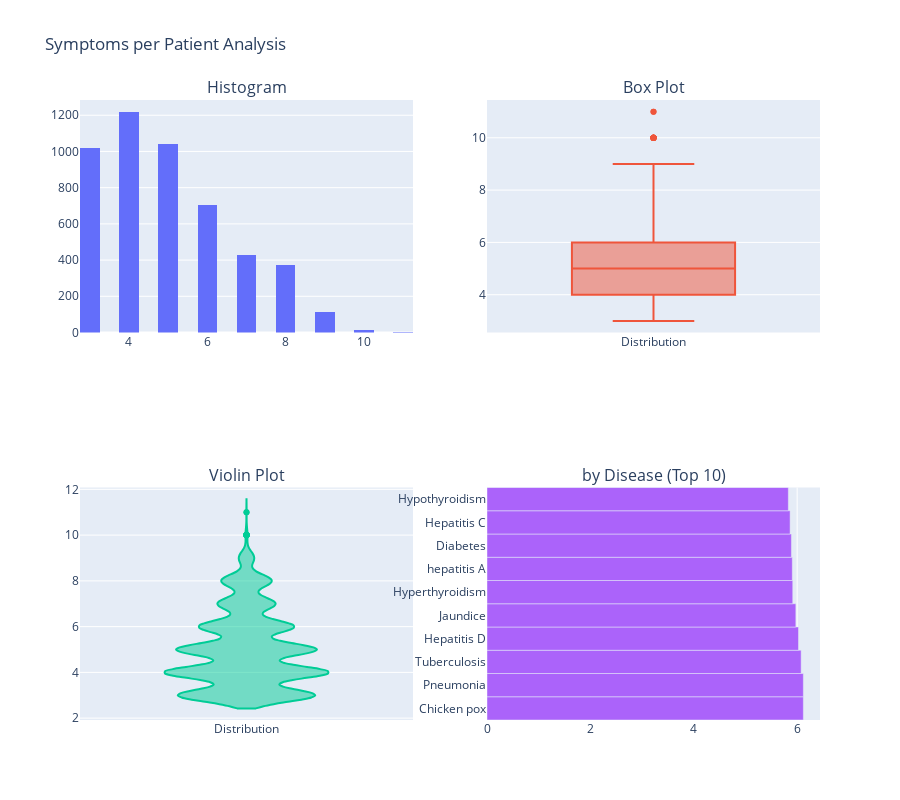

This figure's notebook cell:
### Code cell
# Visualize symptoms per patient distribution
fig = make_subplots(
    rows=2, cols=2,
    subplot_titles=['Histogram', 'Box Plot', 'Violin Plot', 'by Disease (Top 10)'],
    specs=[[{'type': 'histogram'}, {'type': 'box'}],
           [{'type': 'violin'}, {'type': 'bar'}]]
)

# Histogram
fig.add_trace(
    go.Histogram(x=symptoms_per_patient, name='Symptoms per Patient', nbinsx=20),
    row=1, col=1
)

# Box plot
fig.add_trace(
    go.Box(y=symptoms_per_patient, name='Distribution'),
    row=1, col=2
)

# Violin plot
fig.add_trace(
    go.Violin(y=symptoms_per_patient, name='Distribution'),
    row=2, col=1
)

# By disease
top_10_diseases = symptoms_by_disease.sort_values(ascending=False).head(10)
fig.add_trace(
    go.Bar(x=top_10_diseases.values, y=top_10_diseases.index, orientation='h'),
    row=2, col=2
)

fig.update_layout(
    title_text="Symptoms per Patient Analysis",
    height=800,
    showlegend=False
)

fig.show()

### Figure 1 — Plotly figure (JSON) as saved in the notebook; plotly's stock layout.template omitted (floating-point values rounded to 4 significant figures; data arrays with more than 128 entries replaced by an {"elided": "..."} marker saying what was removed)
{"data": [{"name": "Symptoms per Patient", "nbinsx": 20, "type": "histogram", "x": {"elided": "4920 int values"}, "xaxis": "x", "yaxis": "y"}, {"name": "Distribution", "type": "box", "xaxis": "x2", "y": {"elided": "4920 int values"}, "yaxis": "y2"}, {"name": "Distribution", "type": "violin", "xaxis": "x3", "y": {"elided": "4920 int values"}, "yaxis": "y3"}, {"orientation": "h", "type": "bar", "x": [6.12, 6.12, 6.077, 6.026, 5.974, 5.915, 5.906, 5.889, 5.863, 5.829], "xaxis": "x4", "y": ["Chicken pox", "Pneumonia", "Tuberculosis", "Hepatitis D", "Jaundice", "Hyperthyroidism", "hepatitis A", "Diabetes", "Hepatitis C", "Hypothyroidism"], "yaxis": "y4"}], "layout": {"annotations": [{"font": {"size": 16}, "showarrow": false, "text": "Histogram", "x": 0.225, "xanchor": "center", "xref": "paper", "y": 1, "yanchor": "bottom", "yref": "paper"}, {"font": {"size": 16}, "showarrow": false, "text": "Box Plot", "x": 0.775, "xanchor": "center", "xref": "paper", "y": 1, "yanchor": "bottom", "yref": "paper"}, {"font": {"size": 16}, "showarrow": false, "text": "Violin Plot", "x": 0.225, "xanchor": "center", "xref": "paper", "y": 0.375, "yanchor": "bottom", "yref": "paper"}, {"font": {"size": 16}, "showarrow": false, "text": "by Disease (Top 10)", "x": 0.775, "xanchor": "center", "xref": "paper", "y": 0.375, "yanchor": "bottom", "yref": "paper"}], "height": 800, "showlegend": false, "title": {"text": "Symptoms per Patient Analysis"}, "xaxis": {"anchor": "y", "domain": [0, 0.45]}, "xaxis2": {"anchor": "y2", "domain": [0.55, 1]}, "xaxis3": {"anchor": "y3", "domain": [0, 0.45]}, "xaxis4": {"anchor": "y4", "domain": [0.55, 1]}, "yaxis": {"anchor": "x", "domain": [0.625, 1]}, "yaxis2": {"anchor": "x2", "domain": [0.625, 1]}, "yaxis3": {"anchor": "x3", "domain": [0, 0.375]}, "yaxis4": {"anchor": "x4", "domain": [0, 0.375]}}}
